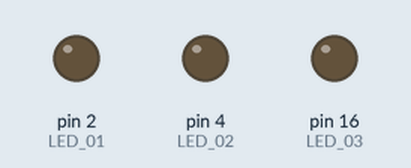
Recording of a sketch running on a simulated Arduino Uno, built with avr-gcc and run on an emulated ATmega328P. Parts: output pins drawn as LEDs (lit = HIGH).

Above: at 0.2 s.
At 0.5 s:
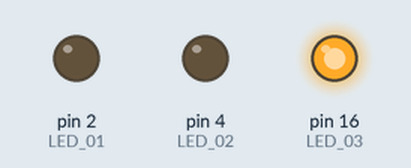
At 1.1 s:
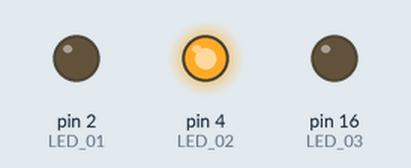
At 2.1 s:
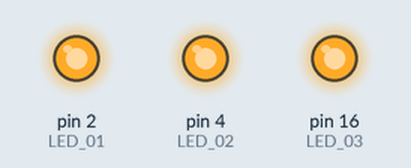
At 3.3 s:
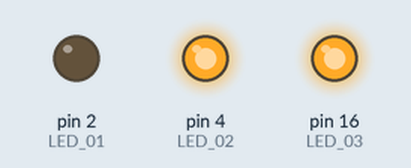
At 4.3 s:
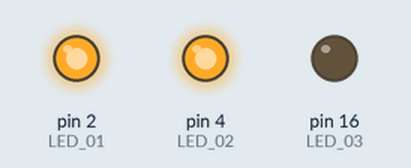
Timing chart, 0 to 4.6 s (numbered marks = the images above):
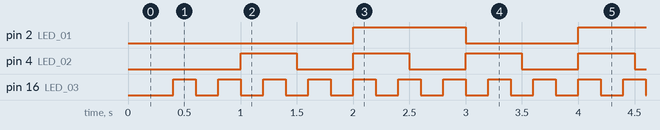

The sketch:

04-blinking-leds-with-millis.ino
```cpp
const int LED_01 = 2;
const int LED_02 = 4;
const int LED_03 = 16;

unsigned long prevTime01 = 0;
unsigned long prevTime02 = 0;
unsigned long prevTime03 = 0;

bool ledState01 = LOW;
bool ledState02 = LOW;
bool ledState03 = LOW;

void setup() {

  pinMode(LED_01, OUTPUT);
  pinMode(LED_02, OUTPUT);
  pinMode(LED_03, OUTPUT);

  digitalWrite(LED_01, LOW);
  digitalWrite(LED_02, LOW);
  digitalWrite(LED_03, LOW);

}

void loop() {

  unsigned long currentTime = millis();

  if(currentTime - prevTime01 >= 1000) {
    prevTime01 = currentTime;
    ledState01 = !ledState01;
    digitalWrite(LED_01, !ledState01);
  }

  if(currentTime - prevTime02 >= 500) {
    prevTime02 = currentTime;
    ledState02 = !ledState02;
    digitalWrite(LED_02, !ledState02);
  }

  if(currentTime - prevTime03 >= 200) {
    prevTime03 = currentTime;
    ledState03 = !ledState03;
    digitalWrite(LED_03, !ledState03);
  }

}
```

Measured:
- by itself, pin 2 (LED_01): alternates HIGH for 1.0 s and LOW for 1.0 s
- by itself, pin 4 (LED_02): alternates HIGH for 0.50 s and LOW for 0.50 s
- by itself, pin 16 (LED_03): alternates HIGH for 0.20 s and LOW for 0.20 s
